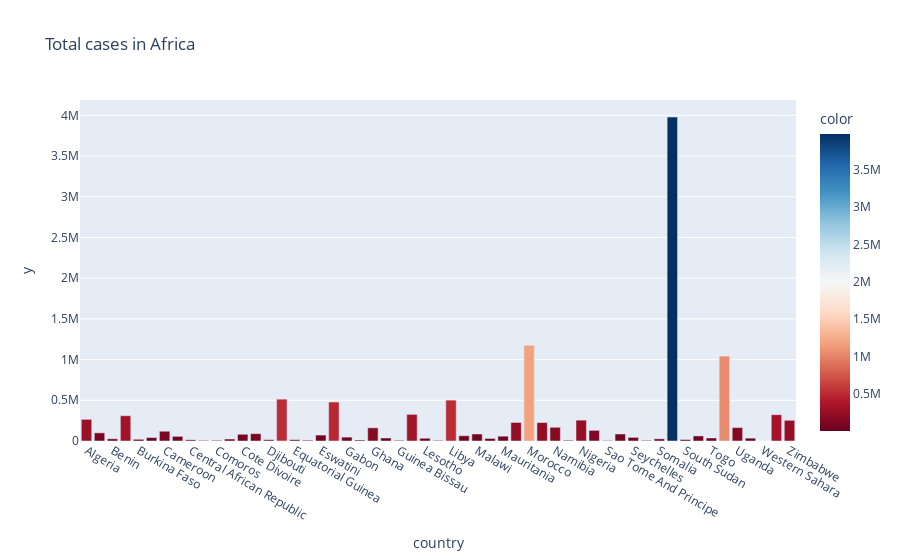

This figure's notebook cell:
### Code cell
# plot cumulative cases in Africa
df_africa_cases_cum = df_global_covid.loc[(df_global_covid["continent"] == "Africa") & (df_global_covid["indicator"] == "cases")]["cumulative_count"].groupby(df_global_covid["country"]).max()

# exclude Africa (total)
df_africa_cases_cum = df_africa_cases_cum.drop(["Africa (total)"])

fig = px.bar(df_africa_cases_cum, x=df_africa_cases_cum.index, y=df_africa_cases_cum.values, title="Total cases in Africa", color=df_africa_cases_cum.values, color_continuous_scale=px.colors.sequential.RdBu)
fig.show()
fig.write_image(os.path.join(PLOT_IMAGE_PATH, "total_cases_in_africa.png"))

### Figure 1 — Plotly figure (JSON) as saved in the notebook; plotly's stock layout.template omitted (floating-point values rounded to 4 significant figures)
{"data": [{"alignmentgroup": "True", "hovertemplate": "country=%{x}<br>y=%{y}<br>color=%{marker.color}<extra></extra>", "legendgroup": "", "marker": {"color": [265925, 99839, 26952, 310439, 20899, 42297, 119947, 56936, 14421, 7418, 8131, 24190, 82393, 89933, 15690, 514008, 16034, 9771, 72891, 478963, 47711, 12002, 161841, 36817, 8305, 326932, 33746, 7460, 502076, 64685, 86107, 31125, 59259, 227442, 1175604, 226463, 168448, 9031, 256264, 130383, 6003, 86170, 44363, 7684, 26565, 3979126, 17644, 62475, 37196, 1043540, 165346, 34988, 766, 322919, 254155], "coloraxis": "coloraxis", "pattern": {"shape": ""}}, "name": "", "offsetgroup": "", "orientation": "v", "showlegend": false, "textposition": "auto", "type": "bar", "x": ["Algeria", "Angola", "Benin", "Botswana", "Burkina Faso", "Burundi", "Cameroon", "Cape Verde", "Central African Republic", "Chad", "Comoros", "Congo", "Cote Divoire", "Democratic Republic Of The Congo", "Djibouti", "Egypt", "Equatorial Guinea", "Eritrea", "Eswatini", "Ethiopia", "Gabon", "Gambia", "Ghana", "Guinea", "Guinea Bissau", "Kenya", "Lesotho", "Liberia", "Libya", "Madagascar", "Malawi", "Mali", "Mauritania", "Mauritius", "Morocco", "Mozambique", "Namibia", "Niger", "Nigeria", "Rwanda", "Sao Tome And Principe", "Senegal", "Seychelles", "Sierra Leone", "Somalia", "South Africa", "South Sudan", "Sudan", "Togo", "Tunisia", "Uganda", "United Republic Of Tanzania", "Western Sahara", "Zambia", "Zimbabwe"], "xaxis": "x", "y": [265925, 99839, 26952, 310439, 20899, 42297, 119947, 56936, 14421, 7418, 8131, 24190, 82393, 89933, 15690, 514008, 16034, 9771, 72891, 478963, 47711, 12002, 161841, 36817, 8305, 326932, 33746, 7460, 502076, 64685, 86107, 31125, 59259, 227442, 1175604, 226463, 168448, 9031, 256264, 130383, 6003, 86170, 44363, 7684, 26565, 3979126, 17644, 62475, 37196, 1043540, 165346, 34988, 766, 322919, 254155], "yaxis": "y"}], "layout": {"barmode": "relative", "coloraxis": {"colorbar": {"title": {"text": "color"}}, "colorscale": [[0, "rgb(103,0,31)"], [0.1, "rgb(178,24,43)"], [0.2, "rgb(214,96,77)"], [0.3, "rgb(244,165,130)"], [0.4, "rgb(253,219,199)"], [0.5, "rgb(247,247,247)"], [0.6, "rgb(209,229,240)"], [0.7, "rgb(146,197,222)"], [0.8, "rgb(67,147,195)"], [0.9, "rgb(33,102,172)"], [1, "rgb(5,48,97)"]]}, "legend": {"tracegroupgap": 0}, "title": {"text": "Total cases in Africa"}, "xaxis": {"anchor": "y", "domain": [0, 1], "title": {"text": "country"}}, "yaxis": {"anchor": "x", "domain": [0, 1], "title": {"text": "y"}}}}
